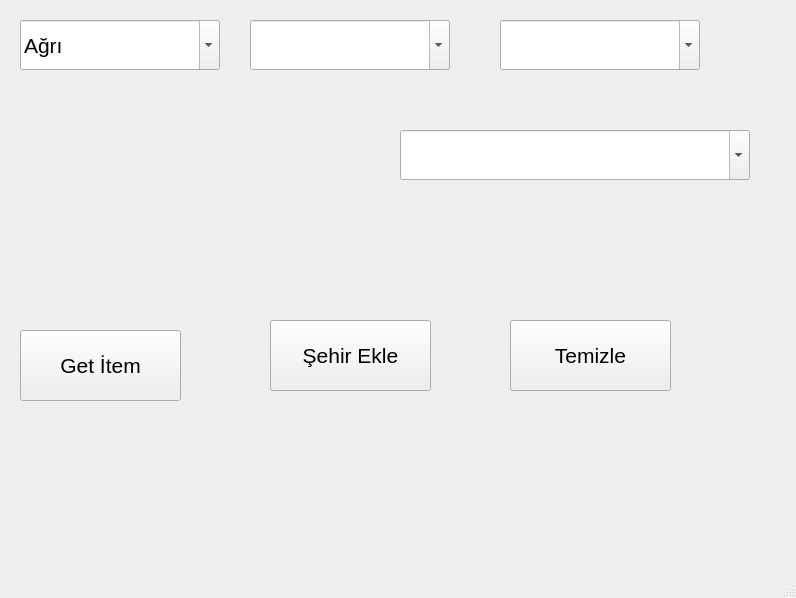
<?xml version="1.0" encoding="UTF-8"?>
<ui version="4.0">
 <class>MainWindow</class>
 <widget class="QMainWindow" name="MainWindow">
  <property name="geometry">
   <rect>
    <x>0</x>
    <y>0</y>
    <width>796</width>
    <height>598</height>
   </rect>
  </property>
  <property name="font">
   <font>
    <pointsize>16</pointsize>
   </font>
  </property>
  <property name="windowTitle">
   <string>MainWindow</string>
  </property>
  <widget class="QWidget" name="centralwidget">
   <widget class="QComboBox" name="cbox_sehirler">
    <property name="geometry">
     <rect>
      <x>20</x>
      <y>20</y>
      <width>200</width>
      <height>50</height>
     </rect>
    </property>
    <property name="font">
     <font>
      <pointsize>16</pointsize>
     </font>
    </property>
    <property name="editable">
     <bool>true</bool>
    </property>
    <property name="currentText">
     <string>Ağrı</string>
    </property>
    <property name="maxVisibleItems">
     <number>5</number>
    </property>
    <item>
     <property name="text">
      <string>Ağrı</string>
     </property>
    </item>
    <item>
     <property name="text">
      <string>Diyarbakır</string>
     </property>
    </item>
    <item>
     <property name="text">
      <string>Gaziantep</string>
     </property>
    </item>
    <item>
     <property name="text">
      <string>Mardin</string>
     </property>
    </item>
    <item>
     <property name="text">
      <string>Siirt</string>
     </property>
    </item>
    <item>
     <property name="text">
      <string>Şanlıurfa</string>
     </property>
    </item>
    <item>
     <property name="text">
      <string>Şırnak</string>
     </property>
    </item>
   </widget>
   <widget class="QLabel" name="lbl_sonuc">
    <property name="geometry">
     <rect>
      <x>340</x>
      <y>80</y>
      <width>431</width>
      <height>51</height>
     </rect>
    </property>
    <property name="font">
     <font>
      <pointsize>12</pointsize>
     </font>
    </property>
    <property name="text">
     <string/>
    </property>
   </widget>
   <widget class="QPushButton" name="btn_sehir_sec">
    <property name="geometry">
     <rect>
      <x>20</x>
      <y>330</y>
      <width>161</width>
      <height>71</height>
     </rect>
    </property>
    <property name="font">
     <font>
      <pointsize>16</pointsize>
     </font>
    </property>
    <property name="text">
     <string>Get İtem</string>
    </property>
   </widget>
   <widget class="QPushButton" name="btn_sehir_ekle">
    <property name="geometry">
     <rect>
      <x>270</x>
      <y>320</y>
      <width>161</width>
      <height>71</height>
     </rect>
    </property>
    <property name="font">
     <font>
      <pointsize>16</pointsize>
     </font>
    </property>
    <property name="text">
     <string>Şehir Ekle</string>
    </property>
   </widget>
   <widget class="QPushButton" name="btn_sehir_temizle">
    <property name="geometry">
     <rect>
      <x>510</x>
      <y>320</y>
      <width>161</width>
      <height>71</height>
     </rect>
    </property>
    <property name="font">
     <font>
      <pointsize>16</pointsize>
     </font>
    </property>
    <property name="text">
     <string>Temizle</string>
    </property>
   </widget>
   <widget class="QComboBox" name="cbox_meyveler">
    <property name="geometry">
     <rect>
      <x>250</x>
      <y>20</y>
      <width>200</width>
      <height>50</height>
     </rect>
    </property>
    <property name="font">
     <font>
      <pointsize>16</pointsize>
     </font>
    </property>
    <property name="editable">
     <bool>true</bool>
    </property>
    <property name="currentText">
     <string/>
    </property>
    <property name="maxVisibleItems">
     <number>5</number>
    </property>
   </widget>
   <widget class="QComboBox" name="cbox_hayvanlar">
    <property name="geometry">
     <rect>
      <x>500</x>
      <y>20</y>
      <width>200</width>
      <height>50</height>
     </rect>
    </property>
    <property name="font">
     <font>
      <pointsize>16</pointsize>
     </font>
    </property>
    <property name="editable">
     <bool>true</bool>
    </property>
    <property name="currentText">
     <string/>
    </property>
    <property name="maxVisibleItems">
     <number>5</number>
    </property>
   </widget>
   <widget class="QComboBox" name="cbox_arabalar">
    <property name="geometry">
     <rect>
      <x>400</x>
      <y>130</y>
      <width>350</width>
      <height>50</height>
     </rect>
    </property>
    <property name="font">
     <font>
      <pointsize>16</pointsize>
     </font>
    </property>
    <property name="editable">
     <bool>true</bool>
    </property>
    <property name="currentText">
     <string/>
    </property>
    <property name="maxVisibleItems">
     <number>5</number>
    </property>
   </widget>
  </widget>
  <widget class="QMenuBar" name="menubar">
   <property name="geometry">
    <rect>
     <x>0</x>
     <y>0</y>
     <width>796</width>
     <height>26</height>
    </rect>
   </property>
  </widget>
  <widget class="QStatusBar" name="statusbar"/>
 </widget>
 <resources>
  <include location="icons/black.qrc"/>
  <include location="icons/stop.qrc"/>
  <include location="icons/start.qrc"/>
  <include location="icons/red.qrc"/>
  <include location="icons/green.qrc"/>
  <include location="icons/blue.qrc"/>
 </resources>
 <connections/>
</ui>
